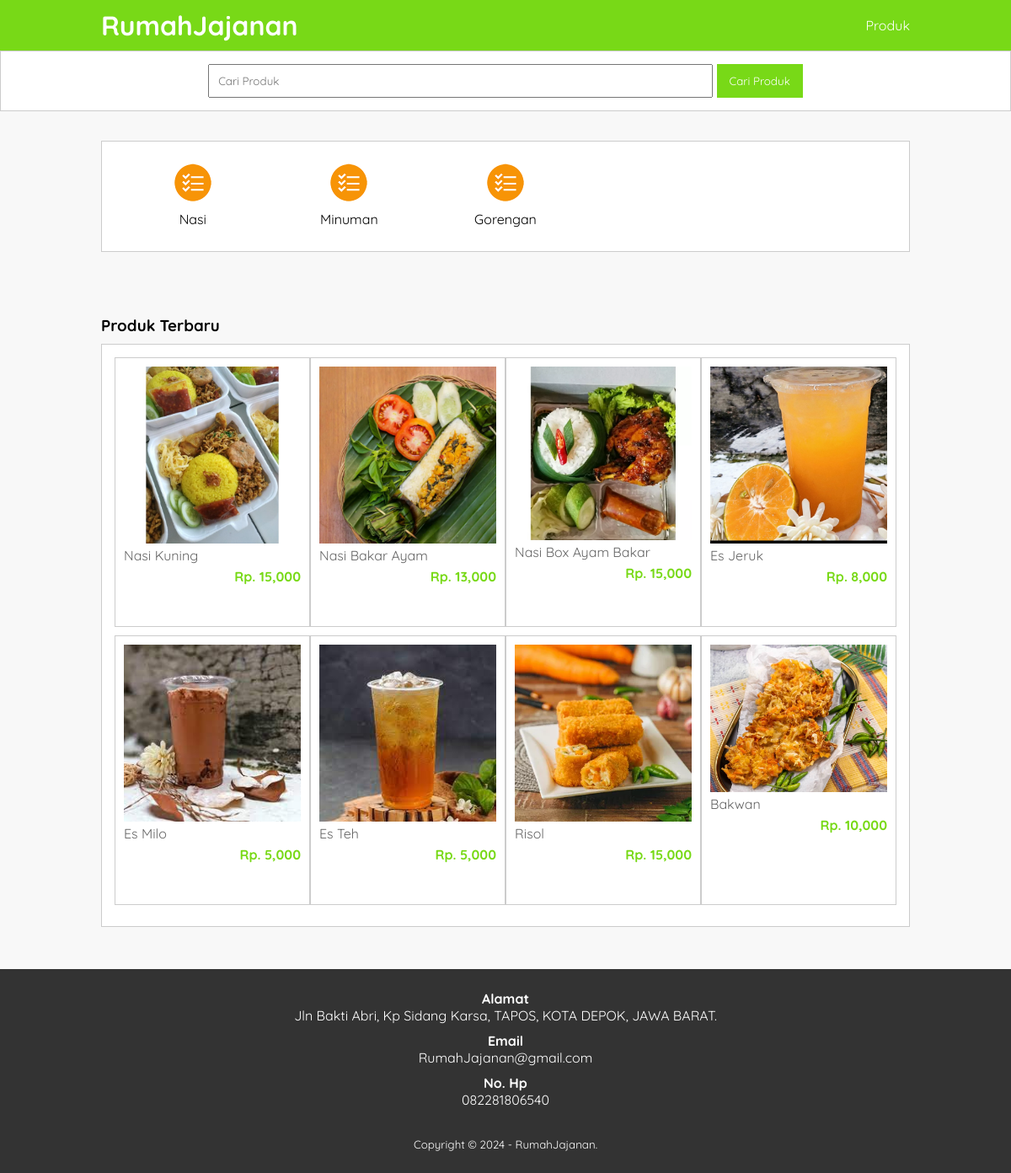
The page / on the database its author committed.
### tables this page shows
CREATE TABLE `tb_category` (
  `category_id` int(11) NOT NULL,
  `category_name` varchar(30) NOT NULL
);

CREATE TABLE `tb_product` (
  `product_id` int(11) NOT NULL,
  `category_id` int(11) NOT NULL,
  `product_name` varchar(150) NOT NULL,
  `product_price` int(11) NOT NULL,
  `product_description` text NOT NULL,
  `product_image` varchar(150) NOT NULL,
  `product_status` tinyint(1) NOT NULL,
  `date_created` timestamp NOT NULL DEFAULT current_timestamp()
);

### index.php (the view, shortened to what this page needs)
<?php
	include 'db.php';
	$kontak = mysqli_query($conn, "SELECT admin_telp, admin_email, admin_address FROM tb_admin WHERE admin_id = 1");
	$a = mysqli_fetch_object($kontak);
?>
<!DOCTYPE html>
<html>
<head>
	<link rel="stylesheet" type="text/css" href="css/style.css">
</head>
<body>
	<header>
		<div class="container">
			<h1><a href="index.php">RumahJajanan</a></h1>
			<ul>
				<li><a href="produk.php">Produk</a></li>
			</ul>
		</div>
	</header>
	<div class="search">
		<div class="container">
			<form action="produk.php">
				<input type="text" name="search" placeholder="Cari Produk">
				<input type="submit" name="cari" value="Cari Produk">
			</form>
		</div>
	</div>
	<div class="section">
		<div class="container">
			<div class="box">
				<?php
					$kategori = mysqli_query($conn, "SELECT * FROM tb_category ORDER BY category_id DESC");
					if(mysqli_num_rows($kategori) > 0){
						while($k = mysqli_fetch_array($kategori)){
				?>
					<a href="produk.php?kat=<?php echo $k['category_id'] ?>">
						<div class="col-5">
							<img src="img/icon-kategori.png" width="50px" style="margin-bottom:5px;">
							<p><?php echo $k['category_name'] ?></p>
						</div>
					</a>
				<?php }}else{ ?>
					<p>Kategori tidak ada</p>
				<?php } ?>
			</div>
		</div>
	</div>
	<div class="section">
		<div class="container">
			<h3>Produk Terbaru</h3>
			<div class="box">
				<?php
					$produk = mysqli_query($conn, "SELECT * FROM tb_product WHERE product_status = 1 ORDER BY product_id DESC LIMIT 8");
					if(mysqli_num_rows($produk) > 0){
						while($p = mysqli_fetch_array($produk)){
				?>
					<a href="detail-produk.php?id=<?php echo $p['product_id'] ?>">
						<div class="col-4">
							<img src="produk/<?php echo $p['product_image'] ?>">
							<p class="nama"><?php echo substr($p['product_name'], 0, 30) ?></p>
							<p class="harga">Rp. <?php echo number_format($p['product_price']) ?></p>
						</div>
					</a>
				<?php }}else{ ?>
					<p>Produk tidak ada</p>
				<?php } ?>
			</div>
		</div>
	</div>
	<div class="footer">
		<div class="container">
			<h4>Alamat</h4>
			<p><?php echo $a->admin_address ?></p>
			<h4>Email</h4>
			<p><?php echo $a->admin_email ?></p>
			<h4>No. Hp</h4>
			<p><?php echo $a->admin_telp ?></p>
			<small>Copyright &copy; 2024 - RumahJajanan.</small>
		</div>
	</div>
</body>
</html>

### css/style.css (style rules this page uses)
* { padding:0; margin:0; font-family: 'Quicksand', sans-serif; }
body { background-color: #f8f8f8; }
a { color: inherit; text-decoration: none; }
header { background-color: #78D917; color: #fff; }
header h1 { float: left; padding:10px 0; }
header ul { float: right; }
header ul li { display: inline-block; }
header ul li a { padding:20px 0 20px 15px; display: inline-block; }
.container { width: 80%; margin:0 auto; }
.container:after { content: ''; display: block; clear: both; }
.section { padding:25px 0; }
.box { background-color: #fff; border:1px solid #ccc; padding:15px; box-sizing: border-box; margin:10px 0 25px 0; }
.box:after { content: ''; display: block; clear: both; }
.search { padding:15px 0; background-color: #fff; border:1px solid #ccc; text-align: center; }
.search input[type=text] { width: 60%; padding:10px; }
.search input[type=submit] { padding:12px 15px; background-color: #78D917; color:#fff; border:none; cursor: pointer; }
.col-5 { width:20%; height:100px; text-align: center; float: left; padding:10px; box-sizing: border-box; }
.col-4 { width:25%; height: 320px; border:1px solid #ccc; float: left; padding:10px; box-sizing: border-box; margin-bottom: 10px; }
.col-4 img { width: 100%; }
.col-4 .nama { color: #666; margin-bottom: 5px; }
.col-4 .harga { font-weight: bold; color:#78D917; float: right; }
.footer { padding:25px 0; background-color: #333; color: #fff; text-align: center; }
.footer p { margin-bottom: 10px; }
.footer small { margin-top: 25px; display: inline-block; }

### rows shown on the page
tb_category: category_name "Nasi"
tb_category: category_name "Minuman"
tb_category: category_name "Gorengan"
tb_product: product_image (picture), product_name "Nasi Kuning", product_price "15,000"
tb_product: product_image (picture), product_name "Nasi Bakar Ayam", product_price "13,000"
tb_product: product_image (picture), product_name "Nasi Box Ayam Bakar", product_price "15,000"
tb_product: product_image (picture), product_name "Es Jeruk", product_price "8,000"
tb_product: product_image (picture), product_name "Es Milo", product_price "5,000"
tb_product: product_image (picture), product_name "Es Teh", product_price "5,000"
tb_product: product_image (picture), product_name "Risol", product_price "15,000"
tb_product: product_image (picture), product_name "Bakwan", product_price "10,000"

### other values the page prints
$a->admin_address "Jln Bakti Abri, Kp Sidang Karsa, TAPOS, KOTA DEPOK, JAWA BARAT."
$a->admin_email "RumahJajanan@gmail.com"
$a->admin_telp "082281806540"
